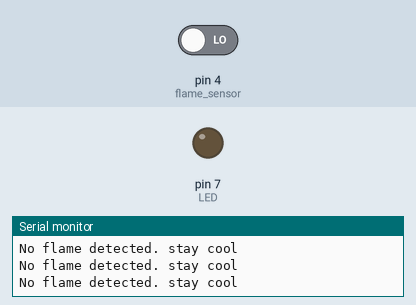
Bench run of a sketch on a simulated Arduino Uno, built with avr-gcc and run on an emulated ATmega328P. Shown: output pins drawn as LEDs (lit = HIGH), the last lines printed to the serial monitor. Dashed ring = blinking. The inputs (shaded band) are chosen by the test bench; at power-on: pin 4 (flame_sensor) LOW.

Above: at 2.8 s.
2.9 s: pin 4 (flame_sensor) driven HIGH
At 3.1 s:
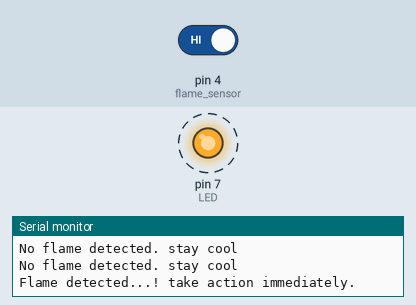
7.0 s: pin 4 (flame_sensor) driven LOW
At 7.5 s:
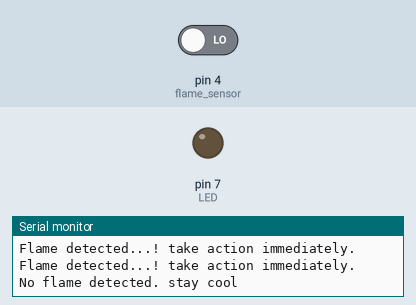
Timing chart, 0 to 10.0 s (numbered marks = the images above; inputs shaded):
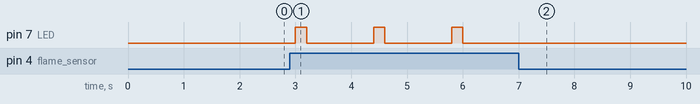

The sketch:

home_automation_-_smoke__flame.ino
```cpp
int LED = 7;
int flame_sensor = 4;
int flame_detected;
void setup()
{
  Serial.begin(9600);
  pinMode(LED, OUTPUT);
  pinMode(flame_sensor, INPUT);
}
void loop()
{
  flame_detected = digitalRead(flame_sensor);
  if (flame_detected == 1)
  {
    Serial.println("Flame detected...! take action immediately.");
    digitalWrite(LED, HIGH);
    delay(200);
    digitalWrite(LED, LOW);
    delay(200);
  }
  else
  {
    Serial.println("No flame detected. stay cool");
    digitalWrite(LED, LOW);
  }
  delay(1000);
}
```

Measured:
- after the input at 2.9 s, pin 7 (LED): alternates HIGH for 0.20 s and LOW for 1.2 s, starting after 0.10 s
- after the input at 7.0 s, pin 7 (LED): stops changing and stays LOW
